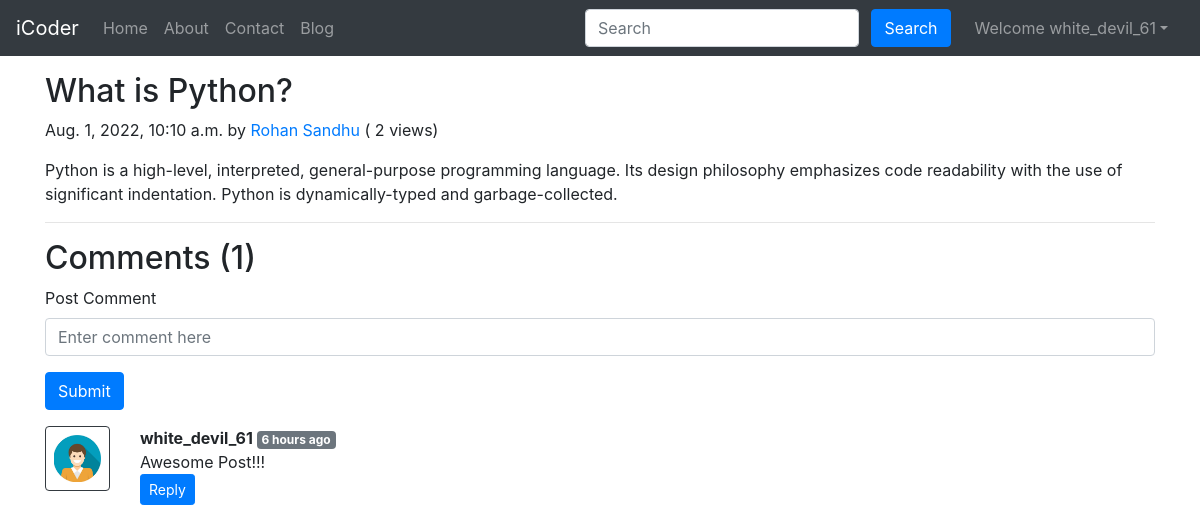
Page /blog/python (signed in) on the committed database.
### blog/models.py (models this page shows, shortened)
class Post(models.Model):
    sno=models.AutoField(primary_key=True)
    title=models.CharField(max_length=255)
    author=models.CharField(max_length=14)
    slug1=models.CharField(max_length=130)
    views= models.IntegerField(default=0)
    timeStamp=models.DateTimeField(blank=True)
    content=models.TextField()

class BlogComment(models.Model):
    sno= models.AutoField(primary_key=True)
    comment=models.TextField()
    user=models.ForeignKey(User, on_delete=models.CASCADE)
    post=models.ForeignKey(Post, on_delete=models.CASCADE)
    parent=models.ForeignKey('self',on_delete=models.CASCADE, null=True )
    timestamp=models.DateTimeField(default=now)

### blog/views.py (the view)
# urls.py: path('<str:slug>', views.blogPost, name="blogPost"),
def blogPost(request, slug):
    post=Post.objects.filter(slug1=slug).first()
    post.views= post.views +1
    post.save()
    comments= BlogComment.objects.filter(post=post, parent=None)
    replies= BlogComment.objects.filter(post=post).exclude(parent=None)
    replyDict={}
    for reply in replies:
        if reply.parent.sno not in replyDict.keys():
            replyDict[reply.parent.sno]=[reply]
        else:
            replyDict[reply.parent.sno].append(reply)
    context={'post':post, 'comments': comments, 'user': request.user, 'replyDict': replyDict}
    return render(request, "blog/blogPost.html", context)

### blog/templatetags/extras.py (called while the page is built)
@register.filter(name='get_val')
def get_val(dict, key):
    return dict.get(key)

### templates/blog/blogpost.html (shortened to what this page needs)
{% extends 'base.html' %}
{% block body %}
{% load humanize %}
{% load extras %}
<div class="container my-3">
    <h2 class="blog-post-title">{{post.title}}</h2>
    <p class="blog-post-meta">{{post.timeStamp}} by <a href="/about">{{post.author}}</a> (<span > {{post.views}} views</span>)</p>
    <p>{{post.content|safe}}</p>
    <hr>
</div>
<div class="container">
    <h2> Comments ({{comments.count}}) </h2>
    <div class="my-2">
        {% if user.is_authenticated %}
        <form action="/blog/postComment" method="post">
            <div class="form-group">
                <label for="exampleInputEmail1">Post Comment </label>
                <input type="text" class="form-control" name="comment" placeholder="Enter comment here">
            </div>
            <button type="submit" class="btn btn-primary">Submit</button>
        </form>
        {% else %}
        Please login to post a comment
        {% endif %}
    </div>
    {% for comment in comments %}
    <div class="row my-3">
        <div class="col-md-1  ">
            <img class="rounded mx-auto d-block w-100 border border-dark p-2" src="/static/img/user.png" alt="user">
        </div>
        <div class="col-md-11 ">
            <b> {{comment.user.username}} </b> <span class="badge badge-secondary ">{{comment.timestamp| naturaltime}}</span>
            <div>{{comment.comment}}</div>
            <div class="reply mx-0">
                {% if user.is_authenticated %}
                <button class="btn btn-sm btn-primary" type="button" data-toggle="collapse" data-target="#replyBox{{comment.sno}}" aria-expanded="false" aria-controls="replyBox{{comment.sno}}">
                    Reply
                </button>
                {% else %}
                <button class="btn btn-sm btn-primary" type="button" data-toggle="collapse" data-target="#replyBox{{comment.sno}}" aria-expanded="false" aria-controls="replyBox{{comment.sno}}">
                    Login to reply
                </button>
                {% endif %}
            </div>
        </div>
    </div>
    {% endfor %}
</div>
{% endblock %}

### templates/base.html (shortened to what this page needs)
<!doctype html>
<html lang="en">
  <head>
    <link rel="stylesheet" href="https://stackpath.bootstrapcdn.com/bootstrap/4.5.2/css/bootstrap.min.css">
  </head>
  <body>
    <nav class="navbar navbar-expand-lg navbar-dark bg-dark">
        <a class="navbar-brand" href="/">iCoder</a>
        <div class="collapse navbar-collapse" id="navbarSupportedContent">
          <ul class="navbar-nav mr-auto">
            <li class="nav-item {% block homeactive %}  {% endblock homeactive %}">
              <a class="nav-link" href="/">Home <span class="sr-only">(current)</span></a>
            </li>
            <li class="nav-item {% block aboutactive %}  {% endblock aboutactive %}" >
              <a class="nav-link" href="/about">About</a>
            </li>
            <li class="nav-item {% block contactactive %}  {% endblock contactactive %} ">
              <a class="nav-link" href="/contact">Contact</a>
            </li>
            <li class="nav-item {% block blogactive %}  {% endblock blogactive %} ">
              <a class="nav-link" href="/blog">Blog</a>
            </li>
          </ul>
          <div class="ml-auto form-inline ">
          <form method="get" action="/search"class="my-2 my-lg-0 mx-3">
            <input class="form-control mr-sm-2" type="search" placeholder="Search" aria-label="Search" name="query" id="query">
            <button class="btn btn-primary my-2 my-sm-0 " type="submit">Search</button>
          </form>
{% if user.is_authenticated %}
<ul class="navbar-nav mr-2">
<li class="nav-item dropdown">
<a class="nav-link dropdown-toggle" href='#' id="navbarDropdown" role="button" data-toggle="dropdown"> Welcome {{request.user}}</a>
      </li>
      </ul>
      </div>
{% endif %}
        </div>
      </nav>
      {% block body %}  {% endblock body %}
  </body>
</html>

### rows in the picture
Post: title "What is Python?", timeStamp "Aug. 1, 2022, 10:10 a.m.", author "Rohan Sandhu", views "2", content "Python is a high-level, interpreted, general-purpose programming language. Its design philosophy emphasizes code readability with the use of significant indentation. Python is dynamically-typed and garbage-collected."
BlogComment: user.username "white_devil_61", timestamp "6 hours ago", comment "Awesome Post!!!"

### other values in the picture
{{ request.user }} "white_devil_61"
{{ comments.count }} "1"
